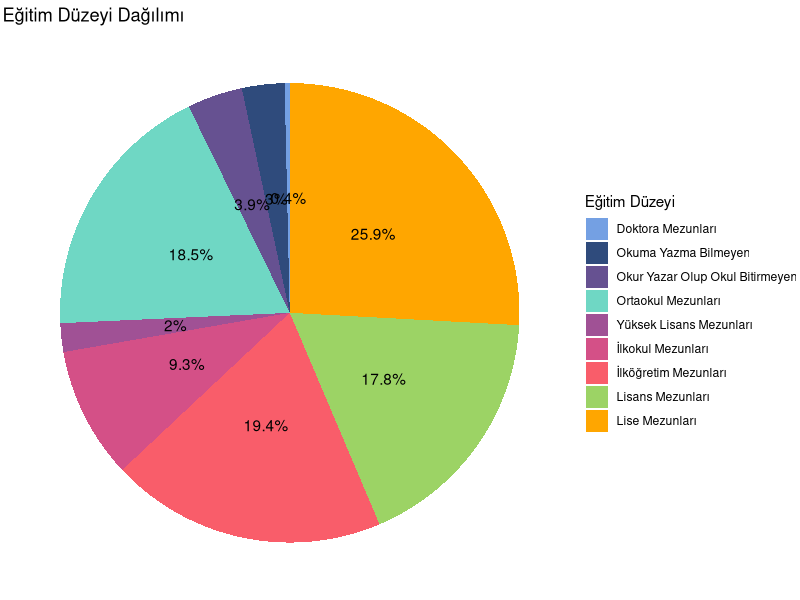
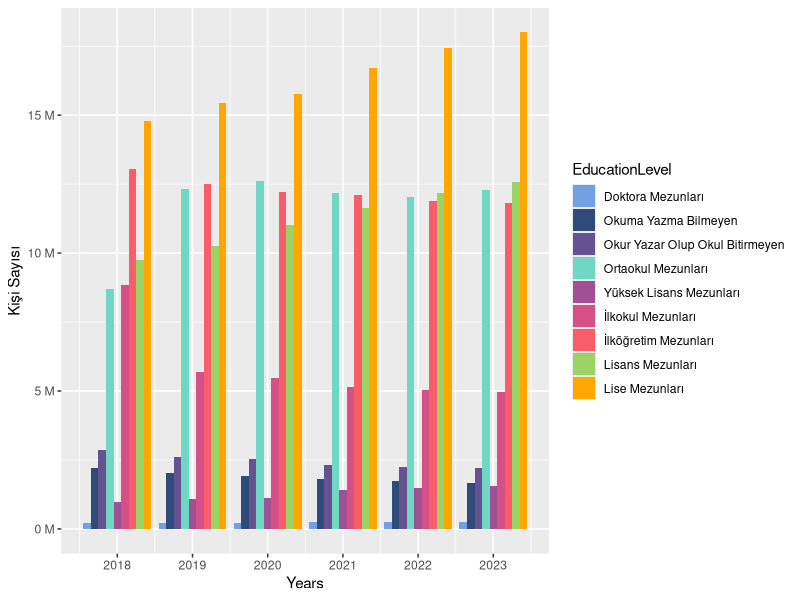
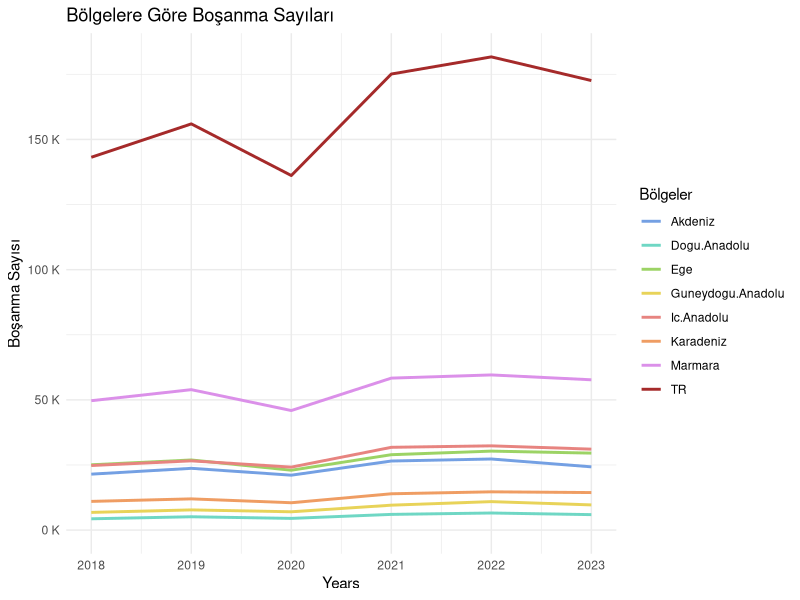
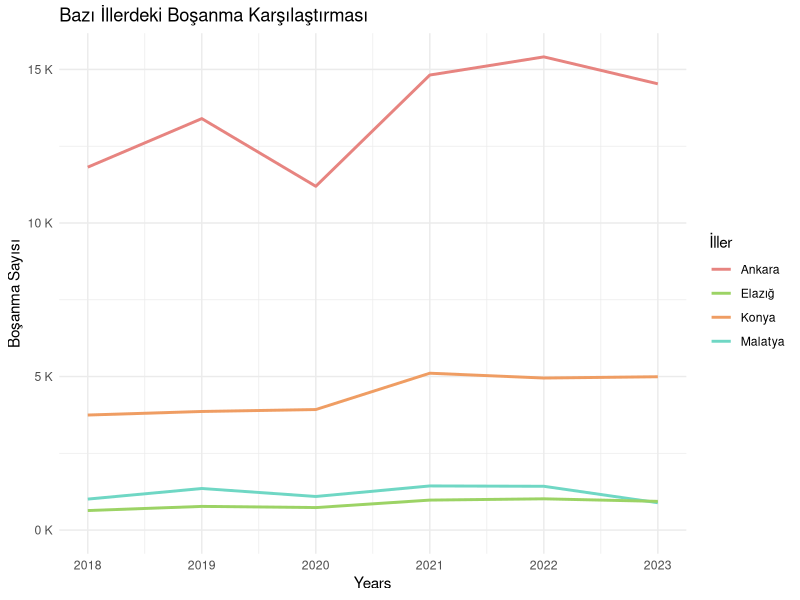
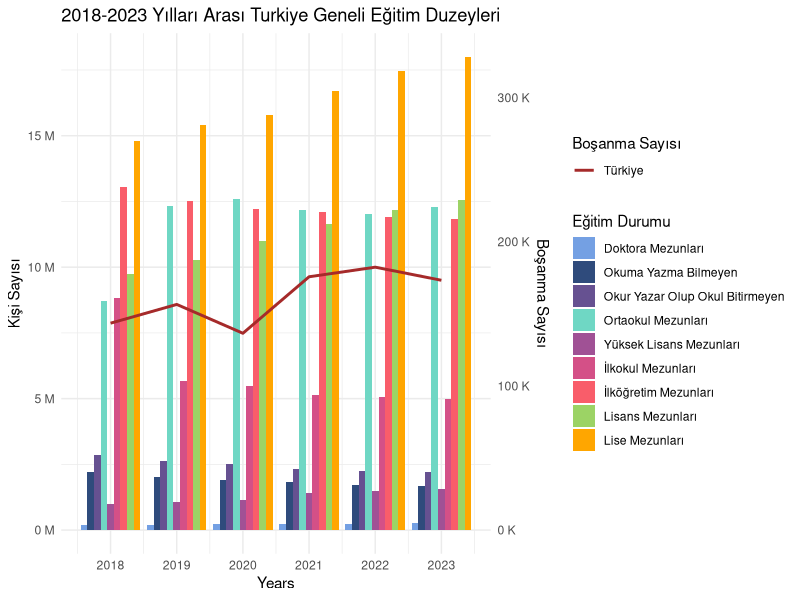
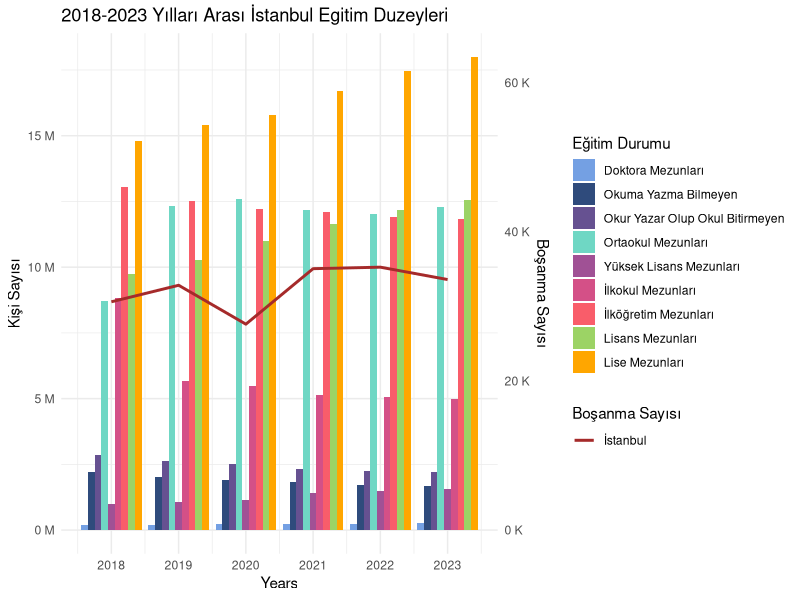
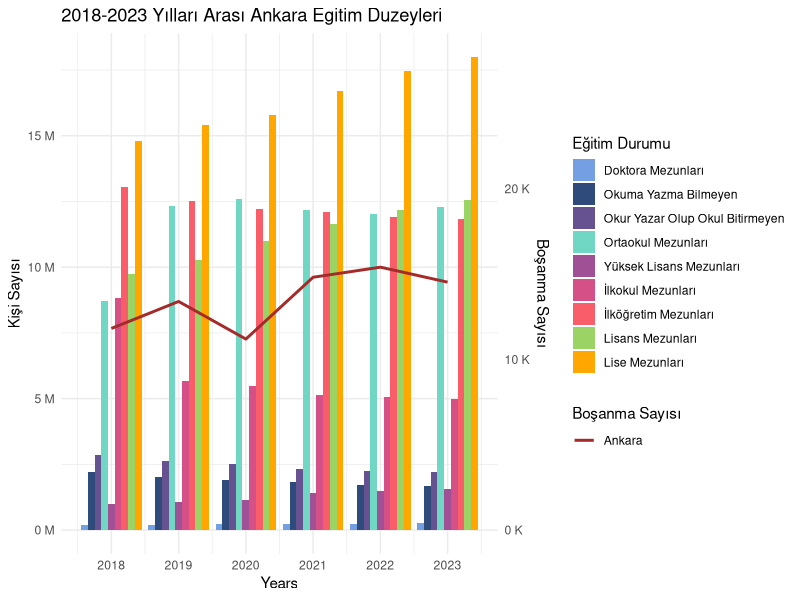
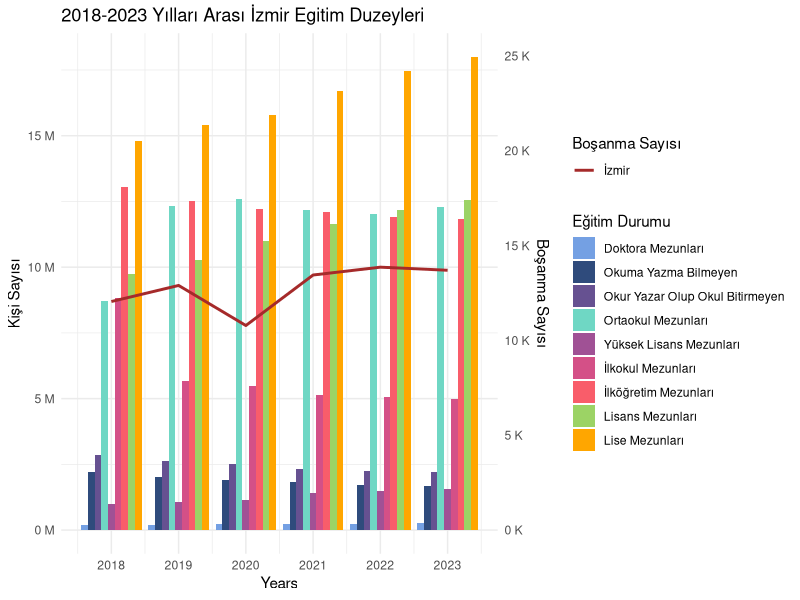

The R source for these figures, in order:
## ---- chunk 1

  
# Kütüphaneler
suppressPackageStartupMessages(library(readr))
suppressPackageStartupMessages(library(ggplot2))
suppressPackageStartupMessages(library(dplyr))
suppressPackageStartupMessages(library(tidyr))  # pivot_longer fonksiyonu için


# Read bar data
bar_data <- read.csv("./portfolyo/calisma2-veriler/veri_edited_en.csv", header = TRUE, encoding = "UTF-8", sep = ";")

# bar_data ilk 10 satır
knitr::kable(head(bar_data, 10), caption = "Veri Setinin İlk 10 Satırı")

## ---- chunk 2

# Reshape bar data to long format
bar_data_long <- bar_data %>%
  pivot_longer(cols = c("illiterate_total", "literate_without_diploma_total", "primary_school_total", "primary_education_total",
                        "lower_secondary_school_total", "upper_secondary_school_total",
                        "universities_and_other_higher_educational_institutions_total",
                        "master_total", "doctorate_total"), names_to = "EducationLevel", values_to = "Total")

# Eğitim düzeyi dağılımı için pie chart
education_summary <- bar_data_long %>%
    group_by(EducationLevel) %>%
    summarize(Total = sum(Total, na.rm = TRUE))

  print(ggplot(education_summary, aes(x = "", y = Total, fill = EducationLevel)) +
    geom_bar(stat = "identity", width = 1) +
    coord_polar("y", start = 0) +
    labs(title = "Eğitim Düzeyi Dağılımı", fill = "Eğitim Düzeyi") +
    theme_void() +
    geom_text(aes(label = paste0(round((Total / sum(Total)) * 100, 1), "%")), 
              position = position_stack(vjust = 0.5)) +
      scale_fill_manual(values = c("doctorate_total" ="#74a0e3",
                               "illiterate_total" = "#2f4b7c", 
                               "literate_without_diploma_total" = "#665191",
                               "lower_secondary_school_total" = "#6fd7c4",
                               "master_total" = "#a05195",
                               "primary_education_total" = "#d45087",
                               "primary_school_total" = "#f95d6a", "universities_and_other_higher_educational_institutions_total" ="#9cd365",
                               "upper_secondary_school_total" ="#ffa600"
                               ),
                    labels = c("Doktora Mezunları",
                               "Okuma Yazma Bilmeyen",
                               "Okur Yazar Olup Okul Bitirmeyen",
                               "Ortaokul Mezunları",
                               "Yüksek Lisans Mezunları",
                               "İlkokul Mezunları",
                               "İlköğretim Mezunları",
                               "Lisans Mezunları",
                               "Lise Mezunları"
                               )))
## ---- chunk 3
#Create bar graph through years w/ education data

print(ggplot(bar_data_long, aes(x = year, fill = EducationLevel)) +
      geom_bar(aes(y = Total), stat = "identity", position = "dodge", alpha = 1) +
        scale_fill_manual(values = c("doctorate_total" ="#74a0e3",
                               "illiterate_total" = "#2f4b7c", 
                               "literate_without_diploma_total" = "#665191",
                               "lower_secondary_school_total" = "#6fd7c4",
                               "master_total" = "#a05195",
                               "primary_education_total" = "#d45087",
                               "primary_school_total" = "#f95d6a", "universities_and_other_higher_educational_institutions_total" ="#9cd365",
                               "upper_secondary_school_total" ="#ffa600"
                               ),
                    labels = c("Doktora Mezunları",
                               "Okuma Yazma Bilmeyen",
                               "Okur Yazar Olup Okul Bitirmeyen",
                               "Ortaokul Mezunları",
                               "Yüksek Lisans Mezunları",
                               "İlkokul Mezunları",
                               "İlköğretim Mezunları",
                               "Lisans Mezunları",
                               "Lise Mezunları"
                               )) +
        scale_y_continuous(
      name = "Kişi Sayısı",
      labels = function(x) paste(x / 1e6, "M"),
      limits = c(0, NA)
    ) +
    scale_x_continuous(
      name = "Years",
      breaks = 2018:2023
    ))
## ---- chunk 4
# Read line data
line_data <- read.csv("./portfolyo/calisma2-veriler/bosanma_verisi_edited.csv", header = TRUE, encoding = "UTF-8", sep = ";")

# line_data ilk 10 satır
knitr::kable(head(line_data, 10), caption = "Veri Setinin İlk 10 Satırı")
## ---- chunk 5
 #read region data
  region_data <- read.csv("./portfolyo/calisma2-veriler/bosanma_bolge.csv", header = TRUE, encoding = "UTF-8", sep = ";")

 # Create line graph throught years acc to regions
  print(ggplot(region_data, aes(x = year)) +
    geom_line(aes(x=year, y = TR, color ="TR"), linewidth = 1) +
    geom_line(aes(x = year, y = Akdeniz, color = "Akdeniz"), linewidth = 1) +
    geom_line(aes(x = year, y = Guneydogu.Anadolu, color = "Guneydogu.Anadolu"), linewidth = 1) +
    geom_line(aes(x=year, y= Ege, color ="Ege"), linewidth = 1) +
    geom_line(aes(x = year, y=Marmara, color ="Marmara"), linewidth = 1) +
    geom_line(aes(x = year, y = Dogu.Anadolu, color="Dogu.Anadolu"), linewidth = 1) +
    geom_line(aes(x = year, y = Ic.Anadolu, color ="Ic.Anadolu"), linewidth = 1) +
    geom_line(aes(x = year, y = Karadeniz, color ="Karadeniz"), linewidth = 1) +
      scale_color_manual(name = "Bölgeler",
                     values = c("Akdeniz" = "#74a0e3", "Guneydogu.Anadolu" = "#e8d359", "Ege" = "#9cd365" , "Marmara" = "#db90e9" , "Dogu.Anadolu" ="#6fd7c4" , "TR" = "brown" , "Ic.Anadolu" = "#e78480","Karadeniz"="#ef9d63")) +
    scale_y_continuous(
      name = "Boşanma Sayısı",
      labels = function(x) paste(x / 1e3, "K"),
      limits = c(0, NA)
    ) +
    scale_x_continuous(
      name = "Years",
      breaks = 2018:2023  # Step 1 on x-axis
    ) +
    labs(title = "Bölgelere Göre Boşanma Sayıları") +
    theme_minimal())

## ---- chunk 6
 # Create line grapfh throught years
  print(ggplot(line_data, aes(x = year)) +
    geom_line(aes(x = year, y = Ankara, color = "Ankara"), linewidth = 1) +
    geom_line(aes(x = year, y = Konya, color = "Konya"), linewidth = 1) +
    geom_line(aes(x = year, y = Malatya, color = "Malatya"), linewidth = 1) +
    geom_line(aes(x=year, y= Elazığ, color = "Elazığ"), linewidth = 1) +
      scale_color_manual(name = "İller",
                     values = c("Ankara" = "#e78480", "Konya" = "#ef9d63", "Malatya" = "#6fd7c4", "Elazığ" = "#9cd365")) +
    scale_y_continuous(
      name = "Boşanma Sayısı",
      labels = function(x) paste(x / 1e3, "K"),
      limits = c(0, NA)
    ) +
    scale_x_continuous(
      name = "Years",
      breaks = 2018:2023  # Step 1 on x-axis
    ) +
    labs(title = "Bazı İllerdeki Boşanma Karşılaştırması") +
    theme_minimal())

## ---- chunk 7
# Merge data to ensure categories are aligned
merged_data <- merge(bar_data_long, line_data, by = "year", all.x = TRUE)

# İl listesini tanımlama
iller <- c("TR")

for (il in iller) {
  max_value <- max(merged_data[il])
  coef <- 10e6/max_value
  
  # Create the dual-axis plot
  print(ggplot(merged_data, aes(x = year, fill = EducationLevel)) +
    geom_bar(aes(y = Total), stat = "identity", position = "dodge", alpha = 1) +
    geom_line(aes(x = year, y = !!sym(il) * coef, group = "bosanma", color="Türkiye"), linewidth = 1) +
   scale_fill_manual(values = c("doctorate_total" ="#74a0e3",
                               "illiterate_total" = "#2f4b7c", 
                               "literate_without_diploma_total" = "#665191",
                               "lower_secondary_school_total" = "#6fd7c4",
                               "master_total" = "#a05195",
                               "primary_education_total" = "#d45087",
                               "primary_school_total" = "#f95d6a", "universities_and_other_higher_educational_institutions_total" ="#9cd365",
                               "upper_secondary_school_total" ="#ffa600"
                               ),
                    labels = c("Doktora Mezunları",
                               "Okuma Yazma Bilmeyen",
                               "Okur Yazar Olup Okul Bitirmeyen",
                               "Ortaokul Mezunları",
                               "Yüksek Lisans Mezunları",
                               "İlkokul Mezunları",
                               "İlköğretim Mezunları",
                               "Lisans Mezunları",
                               "Lise Mezunları"
                               )) +
    scale_color_manual(values = c("Türkiye" = "brown"), name = "Boşanma Sayısı") +
    scale_y_continuous(
      name = "Kişi Sayısı",
      sec.axis = sec_axis(~ . / coef, name="Boşanma Sayısı",
                          labels = function(x) paste(x / 1e3, "K")),
      labels = function(x) paste(x / 1e6, "M"),
      limits = c(0, NA)
    ) +
    scale_x_continuous(
      name = "Years",
      breaks = 2018:2023  # Step 1 on x-axis
    ) +
    labs(title = ifelse(il == "TR", "2018-2023 Yılları Arası Turkiye Geneli Eğitim Duzeyleri", paste("2018-2023 Yılları Arası", il, "Egitim Duzeyleri")), fill = "Eğitim Durumu") +
    theme_minimal())
}

## ---- chunk 8
iller <- c("İstanbul", "Ankara", "İzmir", "Ardahan", "Bayburt", "Tunceli")

for (il in iller) {
  max_value <- max(merged_data[il])
  coef <- 10e6/max_value
  
  # Create the dual-axis plot
  print(ggplot(merged_data, aes(x = year, fill = EducationLevel)) +
    geom_bar(aes(y = Total), stat = "identity", position = "dodge", alpha = 1) +
    geom_line(aes(x = year, y = !!sym(il) * coef, group = "bosanma", color = "bosanma"), linewidth = 1) +
   scale_fill_manual(values = c("doctorate_total" ="#74a0e3",
                               "illiterate_total" = "#2f4b7c", 
                               "literate_without_diploma_total" = "#665191",
                               "lower_secondary_school_total" = "#6fd7c4",
                               "master_total" = "#a05195",
                               "primary_education_total" = "#d45087",
                               "primary_school_total" = "#f95d6a", "universities_and_other_higher_educational_institutions_total" ="#9cd365",
                               "upper_secondary_school_total" ="#ffa600"
                               ),
                    labels = c("Doktora Mezunları",
                               "Okuma Yazma Bilmeyen",
                               "Okur Yazar Olup Okul Bitirmeyen",
                               "Ortaokul Mezunları",
                               "Yüksek Lisans Mezunları",
                               "İlkokul Mezunları",
                               "İlköğretim Mezunları",
                               "Lisans Mezunları",
                               "Lise Mezunları"
                               )) +
    scale_color_manual(values = c("bosanma" = "brown"), name = "Boşanma Sayısı" , labels= c(il)) +
    scale_y_continuous(
      name = "Kişi Sayısı",
      sec.axis = sec_axis(~ . / coef, name="Boşanma Sayısı",
                          labels = function(x) paste(x / 1e3, "K")),
      labels = function(x) paste(x / 1e6, "M")
    ) +
    scale_x_continuous(
      name = "Years",
      breaks = 2018:2023  # Step 1 on x-axis
    ) +
    labs(title = ifelse(il == "TR", "2018-2023 Yılları Arası Turkiye Geneli Eğitim Duzeyleri", paste("2018-2023 Yılları Arası", il, "Egitim Duzeyleri")), fill = "Eğitim Durumu") +
    theme_minimal())
}
## ---- chunk 9
library(knitr)

data <- data.frame(
  İl = c("İstanbul", "Ankara", "İzmir", "Ardahan", "Bayburt", "Tunceli"),
  Eğitim_Düzeyi = c("En yüksek, çeşitlilik fazla",
                    "Akademik yoğunluk belirgin",
                    "Modern, yüksek eğitimli",
                    "Düşük eğitim, düşük boşanma",
                    "Orta seviye eğitim",
                    "Orta seviye eğitim"),
  Boşanma_Sayısı = c("En yüksek artış",
                     "Orta düzey artış",
                     "Artan trend",
                     "En düşük, yeni artış",
                     "Dalgalı",
                     "Artış Eğilimli"),
  Gözlem = c("Büyükşehir etkisi, bireyselcilik",
             "Memur ve öğrenci yoğunluğu etkisi",
             "Kadın bağımsızlığı ve şehir yaşamı",
             "Kırsal yapıdan kentselleşmeye geçiş",
             "Az nüfuslu, düşük boşanma oranı",
             "Az nüfuslu, nispeten daha yüksek boşanma oranı")
)

kable(data, format = "markdown")
